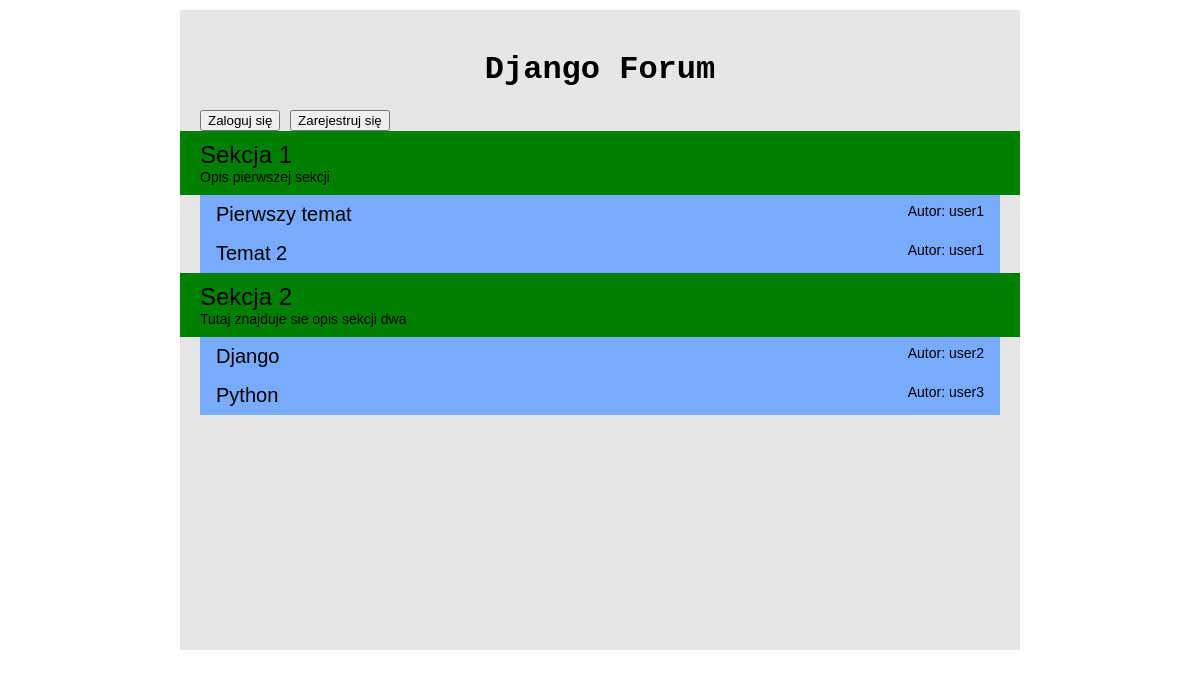
The app's page /forum/ with its own data.
### forum/models.py (models this page shows, shortened)
class Section(models.Model):
    section_title = models.CharField(max_length=100)
    description = models.CharField(max_length=300)

class Thread(models.Model):
    section = models.ForeignKey(Section, on_delete=models.CASCADE)
    author = models.ForeignKey(User, on_delete=models.SET_NULL, null=True)
    thread_title = models.CharField(max_length=100)

### forum/views.py (the view)
def index(request):
    sections = Section.objects.all()
    threads = Thread.objects.all()
    context = {
        'sections' : sections,
        'threads': threads,
    }
    return render(request, 'forum/index.html', context)

### forum/templates/forum/index.html
{% extends "forum/base.html" %}
    {% block content %}
        {% if not user.get_username %}
         <form>
            <input type="button", value="Zaloguj się" onclick="window.location.href='login'">
            <input type="button", value="Zarejestruj się" onclick="window.location.href='register'">
        </form>
        {% else %}
            <p style="margin-top:0">
                Jesteś zalogowany jako: {{ user.get_username }}
             <input type="button", value="Wyloguj się" onclick="window.location.href='logout'">
            </p>
        {% endif %}
        {% if sections %}
            {% for section in sections %}
                <div class="section">
                    <p class="sectiontitle">{{ section.section_title }}</p>
                    <p class="desc">{{ section.description }}</p>
                </div>
                {% for thread in threads %}
                    <ul>
                    {% if thread.section == section %}
                        <li><a href="/forum/{{ thread.id }}">{{ thread.thread_title }}<span style="float:right; font-size:14px">Autor: {{ thread.author.get_username }}</span></a></li>
                    {% endif %}
                    </ul>
                {% endfor %}
            {% endfor %}
        {% else %}
            <h2>Nie ma żadnych sekcji do wyświetlenia.</h2>
        {% endif %}
{% endblock content %}

### forum/templates/forum/base.html (shortened to what this page needs)
<!DOCTYPE html>
<html lang="en">
<head>
    {% load static %}
    <link rel="stylesheet" type="text/css" href="{% static 'forum/style.css' %}" />
</head>
<body>
 <main>
        <center><h1><a href="/forum/"> Django Forum</a></h1></center>
     {% block content %}{% endblock content %}
 </main>
</body>
</html>

### forum/static/forum/style.css (style rules this page uses)
main { margin: 10px auto; width:800px; padding: 20px; min-height: 600px; background-color:rgb(230,230,230); font-family: "Bitstream Vera Sans Mono", Monaco, "Courier New", Courier, monospace; }
h1 { font-family: "Bitstream Vera Sans Mono", Monaco, "Courier New", Courier, monospace; color: black; text-decoration: none; }
h1 a { color: black; text-decoration: none; }
.section { width:840px; margin-left:-20px; background-color:green; padding-top:10px; padding-bottom: 10px; font-family: 'Ubuntu', 'Lucida Grande', 'Lucida Sans Unicode', 'Geneva', 'Verdana', sans-serif; }
.sectiontitle { color:black; margin:0px 20px; font-size: 24px; }
.desc { color:black; margin:0px 20px; font-size: 14px; }
ul { list-style-type: none; margin: 0; padding: 0; width: 800px; background-color: #79abfc; }
li a { display: block; color: #000; padding: 8px 16px; text-decoration: none; font-size: 20px; font-family: 'Ubuntu', 'Lucida Grande', 'Lucida Sans Unicode', 'Geneva', 'Verdana', sans-serif; }

### records on screen
Section: section_title "Sekcja 1", description "Opis pierwszej sekcji"
Thread: thread_title "Pierwszy temat", author.get_username "user1"
Thread: thread_title "Temat 2", author.get_username "user1"
Section: section_title "Sekcja 2", description "Tutaj znajduje sie opis sekcji dwa"
Thread: thread_title "Django", author.get_username "user2"
Thread: thread_title "Python", author.get_username "user3"
